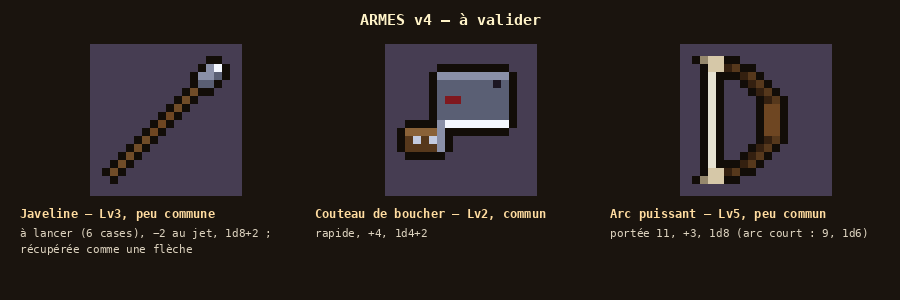

Reproduce this figure in Python.
"""Armes v4 (Thomas, 2026-11-11 : « Créer javeline, moins précis, + de dommage, niveau 3. Couteau de boucher lvl 2
rapide, commun. Arc puissant lvl 5, peu commun »). Icônes 16 × 16, même palette et même contour que objets_v3.
Écrit art/armes_v4.png. Lancer depuis la racine du dépôt.
"""
import os, sys
sys.path.insert(0, os.path.dirname(os.path.abspath(__file__)))
from PIL import Image, ImageDraw
from pix import up, font
from dortoir_v2 import Sprite, C

C.update({"oak_d": (52, 32, 16, 255), "oak": (86, 56, 28, 255), "oak_l": (112, 76, 40, 255), "oak_h": (138, 98, 56, 255),
          "horn": (214, 200, 168, 255), "horn_d": (150, 136, 108, 255), "leather": (110, 70, 34, 255), "string": (230, 226, 210, 255), "blood": (128, 24, 30, 255)})


def javelin():
    """Javeline : hampe fine en diagonale, pointe de fer en feuille, poignée de cuir au milieu."""
    s = Sprite(16, 16)
    for i in range(12):
        s.p(1 + i, 14 - i, "oak_l")
    for i in range(5, 8):
        s.p(1 + i, 14 - i, "leather")
    s.p(12, 3, "iron").p(13, 2, "iron_l").p(14, 1, "sheet_w").p(13, 3, "iron").p(12, 2, "iron_l").p(14, 2, "iron").p(13, 1, "iron_l")
    return s.done()


def cleaver():
    """Couteau de boucher : lame large et rectangulaire, dos droit, trou de suspension, manche de bois à rivets."""
    s = Sprite(16, 16)
    s.r(5, 2, 9, 7, "iron").r(5, 2, 9, 1, "iron_l").r(5, 8, 9, 1, "sheet_w").p(12, 3, "shadow")
    s.r(6, 5, 2, 1, "blood")
    s.r(1, 9, 5, 3, "oak").r(1, 9, 5, 1, "oak_h").p(2, 10, "sheet_s").p(4, 10, "sheet_s").r(5, 8, 1, 4, "iron_l")
    return s.done()


def power_bow():
    """Arc puissant : arc recourbé (bouts retournés en corne), bois sombre, poignée de cuir, corde tendue."""
    s = Sprite(16, 16)
    pts = [(4, 1), (6, 2), (7, 3), (8, 4), (9, 5), (9, 6), (9, 7), (9, 8), (9, 9), (9, 10), (8, 11), (7, 12), (6, 13), (4, 14)]
    for x, y in pts:
        s.p(x, y, "oak_d").p(x + 1, y, "oak")
    s.r(2, 0, 2, 2, "horn").r(2, 14, 2, 2, "horn").p(1, 0, "horn_d").p(1, 15, "horn_d")
    s.r(9, 6, 2, 4, "leather").p(5, 1, "oak").p(5, 14, "oak")
    # Corde tendue d'une corne à l'autre (le bois bombe vers la droite).
    for y in range(2, 14):
        s.p(2, y, "string")
    return s.done()


if __name__ == "__main__":
    items = [("Javeline — Lv3, peu commune", javelin(), "à lancer (6 cases), −2 au jet, 1d8+2 ;\nrécupérée comme une flèche"),
             ("Couteau de boucher — Lv2, commun", cleaver(), "rapide, +4, 1d4+2"),
             ("Arc puissant — Lv5, peu commun", power_bow(), "portée 11, +3, 1d8 (arc court : 9, 1d6)")]
    sheet = Image.new("RGB", (900, 300), (26, 20, 14))
    d = ImageDraw.Draw(sheet)
    d.text((450, 20), "ARMES v4 — à valider", fill=(255, 243, 200), font=font(15), anchor="mm")
    x = 20
    for name, sp, text in items:
        im = up(sp.img(), 8)
        bg = Image.new("RGB", (im.width + 24, im.height + 24), (70, 61, 82))
        bg.paste(im, (12, 12), im)
        sheet.paste(bg, (x + 70, 44))
        d.text((x, 44 + bg.height + 10), name, fill=(255, 220, 160), font=font(12))
        for i, line in enumerate(text.split("\n")):
            d.text((x, 44 + bg.height + 30 + i * 16), line, fill=(220, 210, 190), font=font(11, False))
        x += 295
    sheet.save("art/armes_v4.png")
    print(sheet.size)
